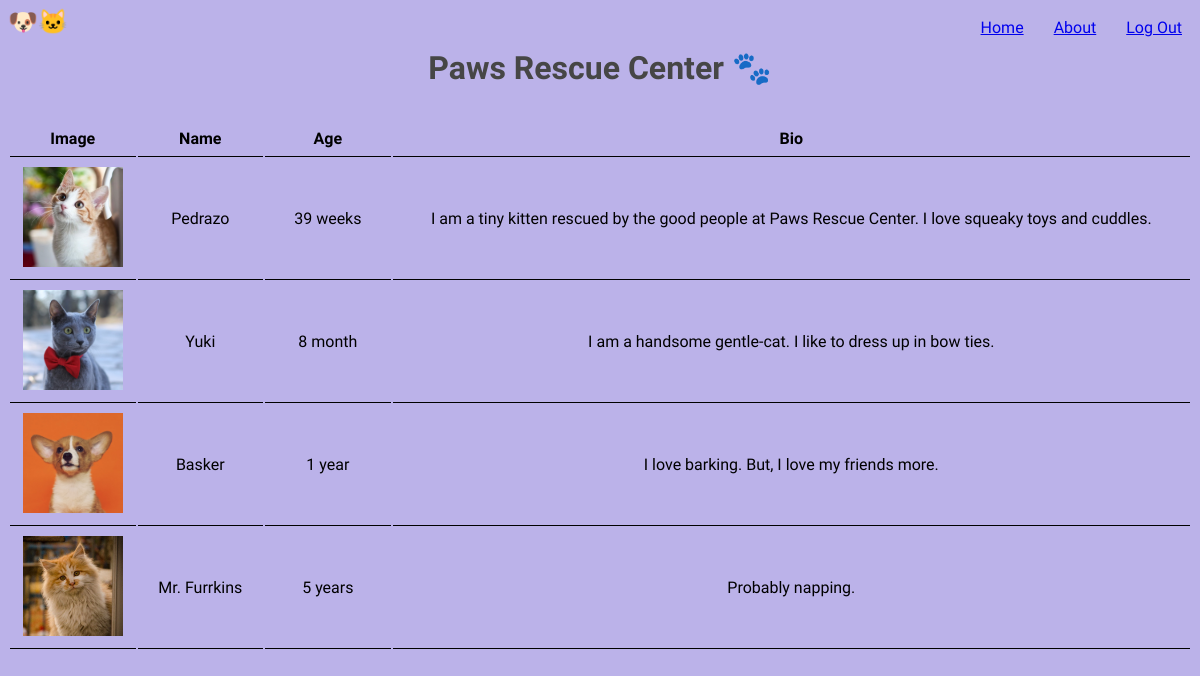
Screenshot of / (signed in) with the database file from the repository.
### app.py (models this page shows)
class Pet(db.Model):
    id = db.Column(db.Integer,primary_key=True,unique=True,nullable=False)
    name = db.Column(db.String,unique=True,nullable=False)
    age = db.Column(db.Integer)
    bio = db.Column(db.String(300))
    posted_by = db.Column(db.String,db.ForeignKey('user.id'))

### app.py (the view)
@app.route('/')
def home():
    all_pets=Pet.query.all()
    return render_template("home.html",pets=all_pets);

### templates/home.html (shortened to what this page needs)
{% extends "base.html" %}
{%block body%}
<h1 id="title" style="text-align: center;">Paws Rescue Center 🐾</h1>
    <table>
        <head>
            <tr style="font-weight: bolder;">
                <td>
                    Image
                </td>
                <td>
                    Name
                </td>
                <td>
                    Age
                </td>
                <td>
                    Bio
                </td>
            </tr>
        </head>
        <body>
            {% for i in pets %}
            <tr>
                <td>
                    <img width="100" src="{{url_for('static',filename=i['id']|string +'.jpg')}}">
                </td>
                <td>
                    {{i.name}}
                </td>
                <td>
                    {{i.age}}
                </td>
                <td>
                    {{i.bio}}
                </td>
            </tr>
            {% endfor %}
        </body>
    </table>
{%endblock%}

### static/style.css (style rules this page uses)
* { font-family: 'Lilita One', cursive; }
#title { padding: 10px; color: #464646; }
body { background: #bbb2e9; }
table { width: 100%; text-align: center; white-space: initial; table-layout:auto; }
th, td { padding: 8px; border-bottom: 1px solid rgb(0, 0, 0); text-decoration: solid; min-width: 100px; }

### rows the page displays
Pet: shows a picture, name "Pedrazo", age "39 weeks", bio "I am a tiny kitten rescued by the good people at Paws Rescue Center. I love squeaky toys and cuddles."
Pet: shows a picture, name "Yuki", age "8 month", bio "I am a handsome gentle-cat. I like to dress up in bow ties."
Pet: shows a picture, name "Basker", age "1 year", bio "I love barking. But, I love my friends more."
Pet: shows a picture, name "Mr. Furrkins", age "5 years", bio "Probably napping."
